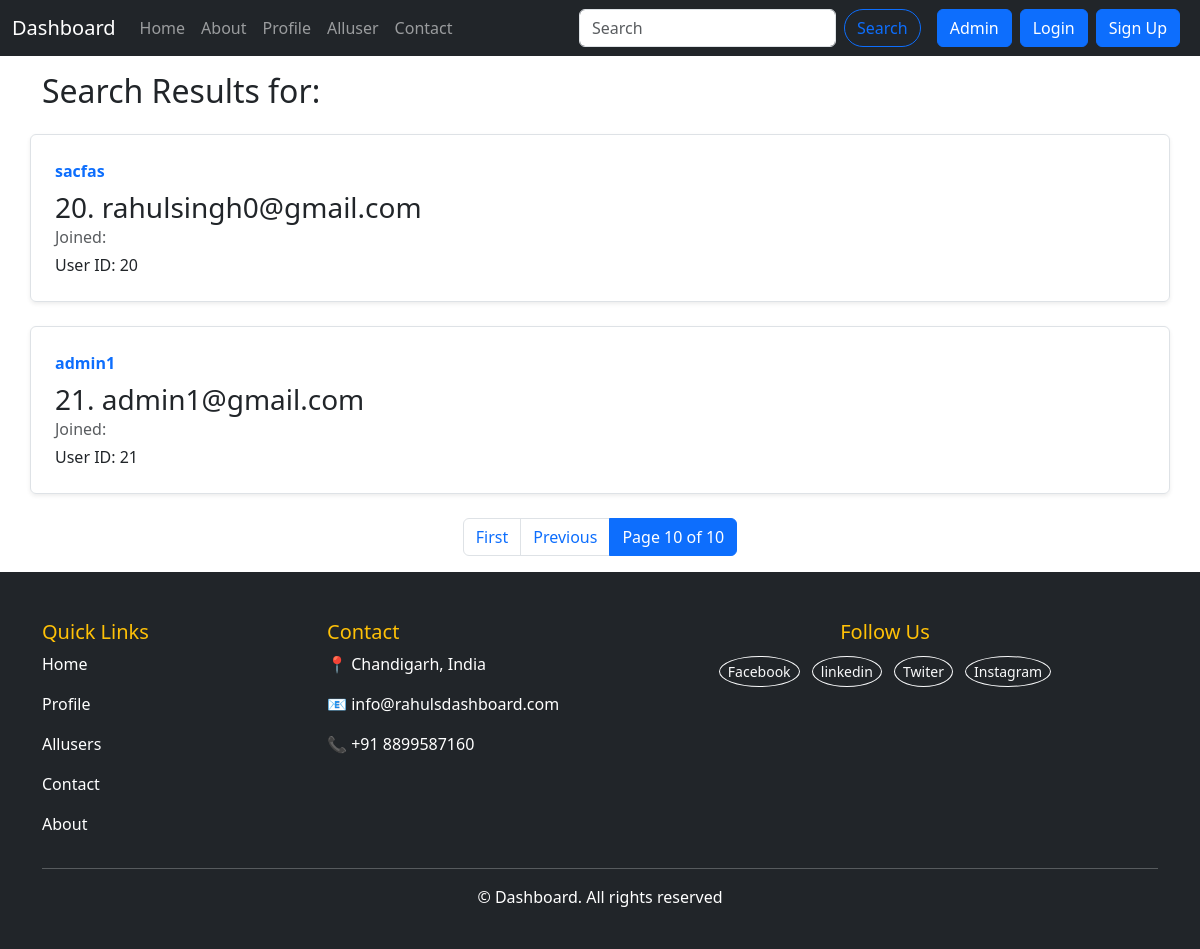
The app's page /search/?query=&page=11, older data.
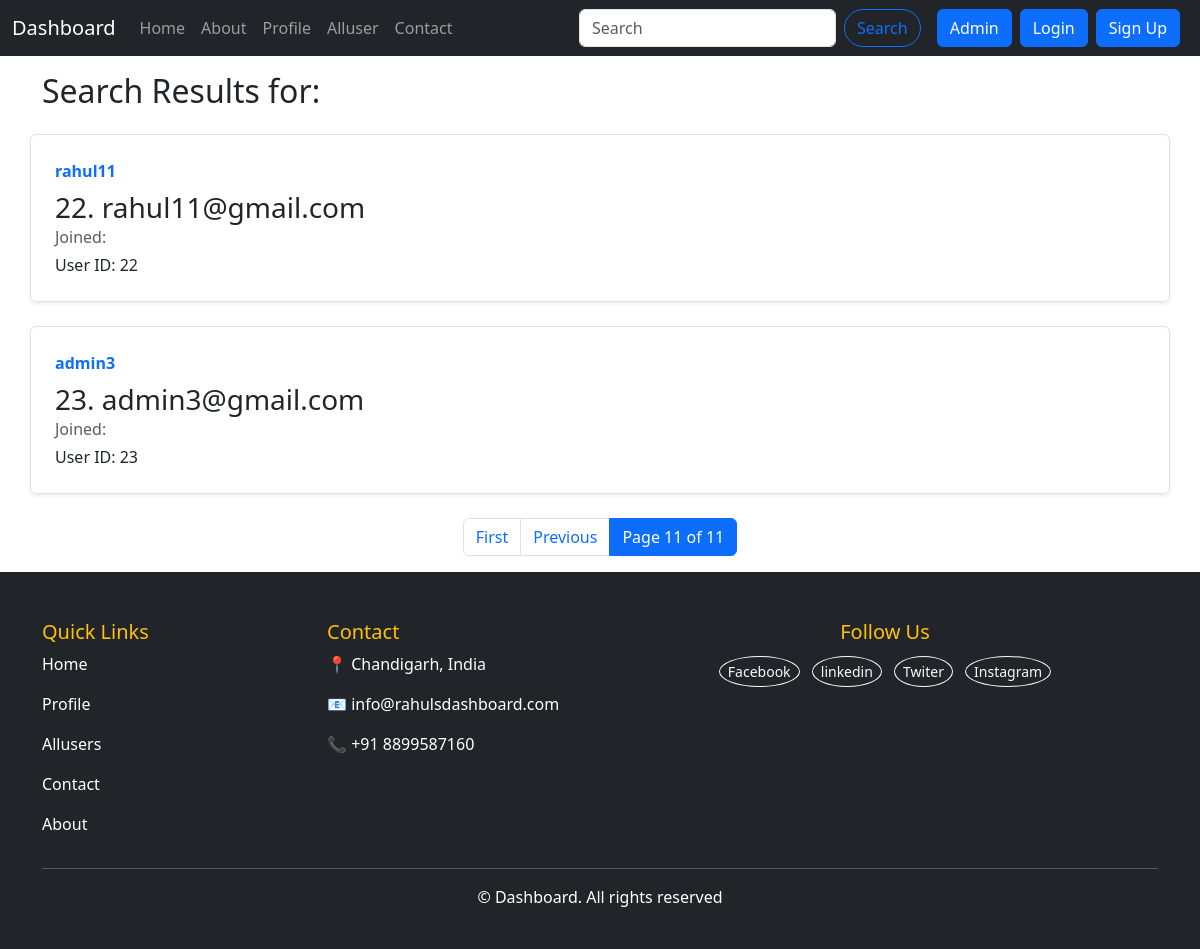
The same page, newer data.
### dashboard/models.py (models this page shows, shortened)
class User(AbstractBaseUser, PermissionsMixin):
    email = models.EmailField(
        verbose_name="Email",
        max_length=255,
        unique=True,
    )
    name = models.CharField(max_length=200)
    tc = models.BooleanField()
    is_active = models.BooleanField(default=True)
    is_admin = models.BooleanField(default=False)
    created_at = models.DateTimeField(auto_now_add=True)
    updated_at = models.DateTimeField(auto_now=True)
    objects = UserManager()
    USERNAME_FIELD = "email"
    REQUIRED_FIELDS = ["name" , 'tc']

### dashboard/views.py (the view)
# urls.py: path('search/', search_users, name='search'),
def search_users(request):
    query = request.GET.get('query', '').strip()
    if len(query) > 80:
        users = User.objects.none()
    else:
        users = User.objects.filter(name__icontains=query)
    paginator = Paginator(users, 2)  # 6 users per page
    page_number = request.GET.get('page')
    page_obj = paginator.get_page(page_number)
    context = {
        'users': page_obj,
        'query': query
    }
    return render(request, 'search.html', context)

### dashboard/templates/search.html (shortened to what this page needs)
{% extends "base.html" %}
{% block blogactive %}
Search Results
{% endblock blogactive %}
{% block body %}
<div class="container my-3">
    <h2>Search Results for: <b>{{ query }}</b></h2>
    {% for user in users %}
    <div class="row no-gutters border rounded overflow-hidden flex-md my-4 shadow-sm h-md-250 position-relative">
        <div class="col p-4 d-flex flex-column position-static">
            <strong class="d-inline-block mb-2 text-primary">{{ user.name }}</strong>
            <h3 class="mb-0">{{ user.id }}. {{ user.email }}</h3>
            <div class="mb-1 text-muted">Joined: {{ user.date_joined|date:"M d, Y - H:i" }}</div>
            <p class="card-text mb-auto">User ID: {{ user.id }}</p>
        </div>
    </div>
    {% endfor %}
    <nav class="mt-4">
        <ul class="pagination justify-content-center">
            {% if users.has_previous %}
                <li class="page-item">
                    <a class="page-link" href="?query={{ query }}&page=1">First</a>
                </li>
                <li class="page-item">
                    <a class="page-link" href="?query={{ query }}&page={{ users.previous_page_number }}">Previous</a>
                </li>
            {% endif %}
            <li class="page-item active">
                <span class="page-link">
                    Page {{ users.number }} of {{ users.paginator.num_pages }}
                </span>
            </li>
        </ul>
    </nav>
</div>
{% endblock body %}

Row changes from the older to the newer data that the page shows:
no longer on this page (row unchanged): User: name "sacfas", id "20", email "rahulsingh0@gmail.com"
no longer on this page (row edited): User: name "admin1", id "21", email "admin1@gmail.com"
added User: name "rahul11", id "22", email "rahul11@gmail.com"
added User: name "admin3", id "23", email "admin3@gmail.com"
Text that changed along with them:
{{ users.number }}: "10" → "11"
{{ users.paginator.num_pages }}: "10" → "11"
